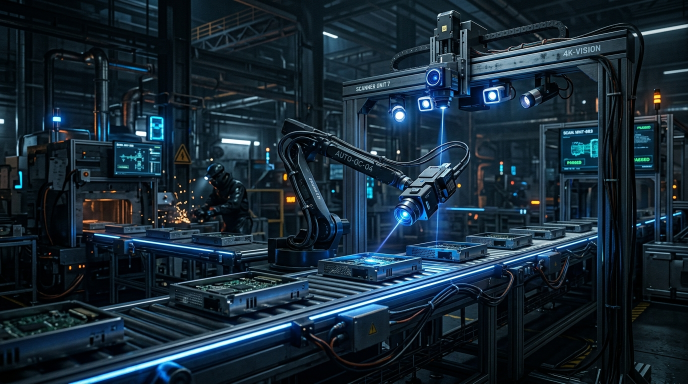
#> input picture frontend/src/assets/factory_bg.jpg, 1376 x 768 px (shown at 1/2 size)
$ python -i object_preprocessing.py   (imports and definitions only)
#> lines starting #> are read from the running program, lines starting #| are printed output that depends on the picture; after the words box and inside, x2 and y2 are one past the last pixel; in counts of white or black regions, pixels touching at a corner belong together
from __future__ import annotations

from pathlib import Path

import cv2
import numpy as np


def read_bgr(image_path: str | Path) -> np.ndarray:
    image = cv2.imread(str(image_path))
    if image is None:
        raise FileNotFoundError(f"Could not read image: {image_path}")
    return image


def largest_component_mask(mask: np.ndarray, *, min_area_ratio: float = 0.002) -> np.ndarray:
    candidate = np.asarray(mask, dtype=np.uint8)
    if candidate.ndim == 3:
        candidate = cv2.cvtColor(candidate, cv2.COLOR_BGR2GRAY)
    candidate = (candidate > 0).astype(np.uint8)
    count, labels, stats, _ = cv2.connectedComponentsWithStats(candidate, connectivity=8)
    if count <= 1:
        return candidate.astype(bool)

    image_area = candidate.shape[0] * candidate.shape[1]
    best_label = 0
    best_area = 0
    for label_index in range(1, count):
        area = int(stats[label_index, cv2.CC_STAT_AREA])
        if area > best_area:
            best_area = area
            best_label = label_index
    if best_area < image_area * min_area_ratio:
        return candidate.astype(bool)
    return (labels == best_label).astype(bool)


def foreground_mask_bgr(image_bgr: np.ndarray) -> np.ndarray:
    """Estimate object pixels for bright-background industrial product images."""
    gray = cv2.cvtColor(image_bgr, cv2.COLOR_BGR2GRAY)
    blurred = cv2.GaussianBlur(gray, (5, 5), 0)
    _, dark_object = cv2.threshold(blurred, 0, 255, cv2.THRESH_BINARY_INV + cv2.THRESH_OTSU)
    dark_object = cv2.morphologyEx(dark_object, cv2.MORPH_OPEN, np.ones((3, 3), np.uint8))
    dark_object = cv2.morphologyEx(dark_object, cv2.MORPH_CLOSE, np.ones((9, 9), np.uint8))
    mask = largest_component_mask(dark_object)
    if np.mean(mask) < 0.01:
        return np.ones(gray.shape, dtype=bool)
    return mask


def bbox_from_mask(
    mask: np.ndarray,
    *,
    padding_ratio: float = 0.15,
    min_size_ratio: float = 0.20,
) -> tuple[int, int, int, int]:
    mask = np.asarray(mask, dtype=bool)
    height, width = mask.shape[:2]
    if not np.any(mask):
        return 0, 0, width, height

    ys, xs = np.where(mask)
    x0, x1 = int(xs.min()), int(xs.max()) + 1
    y0, y1 = int(ys.min()), int(ys.max()) + 1
    box_width = x1 - x0
    box_height = y1 - y0
    min_width = int(round(width * min_size_ratio))
    min_height = int(round(height * min_size_ratio))
    box_width = max(box_width, min_width)
    box_height = max(box_height, min_height)
    center_x = (x0 + x1) // 2
    center_y = (y0 + y1) // 2
    pad = int(round(max(box_width, box_height) * padding_ratio))
    half_width = box_width // 2 + pad
    half_height = box_height // 2 + pad
    return (
        max(0, center_x - half_width),
        max(0, center_y - half_height),
        min(width, center_x + half_width),
        min(height, center_y + half_height),
    )


def crop_to_mask(
    image_bgr: np.ndarray,
    mask: np.ndarray | None = None,
    *,
    padding_ratio: float = 0.15,
    min_size_ratio: float = 0.20,
) -> np.ndarray:
    if mask is None or not np.any(mask):
        mask = foreground_mask_bgr(image_bgr)
        padding_ratio = max(padding_ratio, 0.08)
        min_size_ratio = max(min_size_ratio, 0.60)
    else:
        mask = largest_component_mask(mask)
    x0, y0, x1, y1 = bbox_from_mask(mask, padding_ratio=padding_ratio, min_size_ratio=min_size_ratio)
    return image_bgr[y0:y1, x0:x1].copy()


def align_crop_bgr(image_bgr: np.ndarray, mask: np.ndarray | None = None) -> np.ndarray:
    """Deskew elongated object crops; keep nearly square/texture crops unchanged."""
    if mask is None or not np.any(mask):
        mask = foreground_mask_bgr(image_bgr)
    mask = np.asarray(mask, dtype=np.uint8)
    ys, xs = np.where(mask > 0)
    if len(xs) < 20:
        return image_bgr
    rect = cv2.minAreaRect(np.column_stack([xs, ys]).astype(np.float32))
    (_, _), (box_width, box_height), angle = rect
    long_side = max(box_width, box_height)
    short_side = max(min(box_width, box_height), 1.0)
    if long_side / short_side < 1.4:
        return image_bgr
    if box_width < box_height:
        angle += 90
    if abs(angle) < 3 or abs(angle) > 45:
        return image_bgr
    center = (image_bgr.shape[1] / 2.0, image_bgr.shape[0] / 2.0)
    matrix = cv2.getRotationMatrix2D(center, angle, 1.0)
    return cv2.warpAffine(
        image_bgr,
        matrix,
        (image_bgr.shape[1], image_bgr.shape[0]),
        flags=cv2.INTER_LINEAR,
        borderMode=cv2.BORDER_REPLICATE,
    )


def resize_with_padding(
    image_bgr: np.ndarray,
    size: tuple[int, int] = (320, 320),
    *,
    fill_value: int = 245,
) -> np.ndarray:
    target_width, target_height = size
    height, width = image_bgr.shape[:2]
    if height <= 0 or width <= 0:
        raise ValueError("Cannot resize an empty image crop.")
    scale = min(target_width / width, target_height / height)
    resized_width = max(1, int(round(width * scale)))
    resized_height = max(1, int(round(height * scale)))
    resized = cv2.resize(image_bgr, (resized_width, resized_height), interpolation=cv2.INTER_AREA)
    canvas = np.full((target_height, target_width, 3), fill_value, dtype=np.uint8)
    x0 = (target_width - resized_width) // 2
    y0 = (target_height - resized_height) // 2
    canvas[y0 : y0 + resized_height, x0 : x0 + resized_width] = resized
    return canvas


def enhance_contrast_bgr(image_bgr: np.ndarray) -> np.ndarray:
    lab = cv2.cvtColor(image_bgr, cv2.COLOR_BGR2LAB)
    lightness, channel_a, channel_b = cv2.split(lab)
    clahe = cv2.createCLAHE(clipLimit=1.8, tileGridSize=(8, 8))
    enhanced = clahe.apply(lightness)
    return cv2.cvtColor(cv2.merge((enhanced, channel_a, channel_b)), cv2.COLOR_LAB2BGR)


def prepare_classifier_view(
    image_bgr: np.ndarray,
    defect_mask: np.ndarray | None = None,
    *,
    image_size: int = 320,
    align_object: bool = True,
    contrast_enhance: bool = True,
) -> np.ndarray:
    """Create a cleaner classifier input using the defect mask when available."""
    if defect_mask is not None and defect_mask.shape[:2] != image_bgr.shape[:2]:
        defect_mask = cv2.resize(
            defect_mask.astype(np.uint8),
            (image_bgr.shape[1], image_bgr.shape[0]),
            interpolation=cv2.INTER_NEAREST,
        ).astype(bool)
    crop = crop_to_mask(image_bgr, defect_mask, padding_ratio=0.20, min_size_ratio=0.24)
    if align_object:
        crop_mask = foreground_mask_bgr(crop)
        crop = align_crop_bgr(crop, crop_mask)
    crop = resize_with_padding(crop, (image_size, image_size))
    return enhance_contrast_bgr(crop) if contrast_enhance else crop


def multiscale_gray_views(
    image_bgr: np.ndarray,
    *,
    sizes: tuple[int, ...] = (256, 320, 384),
    crop_object: bool = False,
    align_object: bool = False,
) -> list[np.ndarray]:
    base = crop_to_mask(image_bgr) if crop_object else image_bgr
    if align_object:
        base = align_crop_bgr(base)
    views = []
    for size in sizes:
        resized = resize_with_padding(base, (size, size)) if crop_object else cv2.resize(base, (size, size))
        gray = cv2.cvtColor(resized, cv2.COLOR_BGR2GRAY)
        denoised = cv2.GaussianBlur(gray, (5, 5), 0)
        views.append(denoised.astype(np.float32))
    return views

>>> import cv2
>>> picture = cv2.imread('../frontend/src/assets/factory_bg.jpg')
#> picture is the input picture: shape (768, 1376, 3); mean B, G, R 53.8, 41.3, 24.1
>>> result = prepare_classifier_view(picture)
#> in foreground_mask_bgr, `gray = cv2.cvtColor(image_bgr, cv2.COLOR_BGR2GRAY)`:
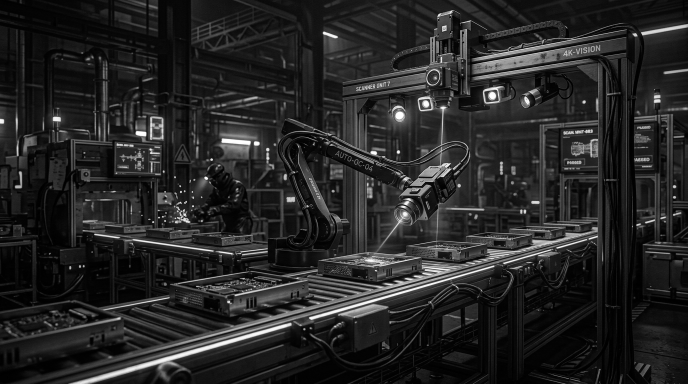
#> gray: shape (768, 1376) (shown at 1/2 size); min 0, max 255, mean 37.6
#> in foreground_mask_bgr, `_, dark_object = cv2.threshold(blurred, 0, 255, cv2.THRESH_BINARY_INV ..`:
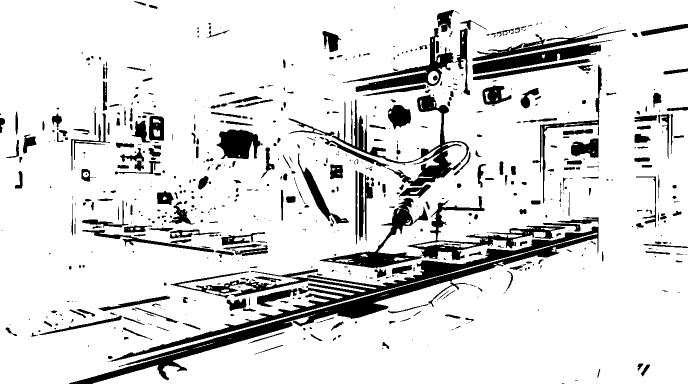
#> dark_object: shape (768, 1376) (shown at 1/2 size); 86.6% white; 682 black regions (349 under 20 px), largest, box (x1, y1, x2, y2) and area: (138, 453, 1197, 768) 36859, (664, 189, 938, 372) 8436, (815, 392, 1131, 521) 6271
#> in foreground_mask_bgr, `dark_object = cv2.morphologyEx(dark_object, cv2.MORPH_OPEN, np.ones((3..`: dark_object: shape (768, 1376); 86.2% white; 570 black regions (290 under 20 px), largest, box (x1, y1, x2, y2) and area: (138, 392, 1197, 768) 54052, (577, 189, 941, 372) 9681, (686, 20, 973, 192) 9183
#> in foreground_mask_bgr, `dark_object = cv2.morphologyEx(dark_object, cv2.MORPH_CLOSE, np.ones((..`: dark_object: shape (768, 1376); 92.5% white; 99 black regions, largest, box (x1, y1, x2, y2) and area: (617, 454, 1197, 645) 17002, (150, 637, 582, 768) 8001, (945, 88, 1202, 148) 5545
#> in largest_component_mask, `count, labels, stats, _ = cv2.connectedComponentsWithStats(candidate, ..`:
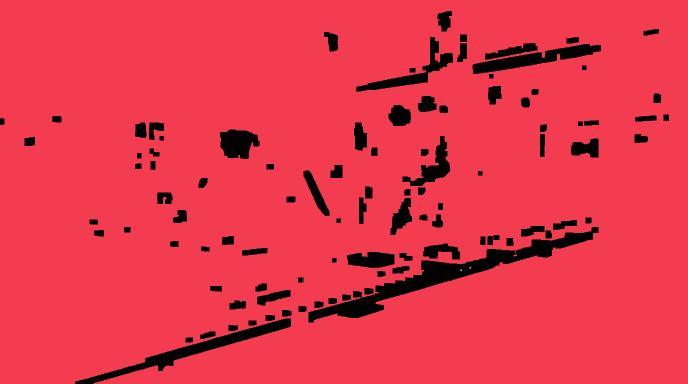
#> labels: shape (768, 1376) int32 (shown at 1/2 size); 4 distinct labels, from 0 to 3; one colour per label, 0 black
#> in largest_component_mask, `count, labels, stats, _ = cv2.connectedComponentsWithStats(candidate, ..`: count = 4; stats = [[0, 22, 1338, 746, 79234], [0, 0, 1376, 768, 977516], [939, 534, 3, 3, 9], [921, 539, 3, 3, 9]]
#> the loop in largest_component_mask, `for label_index in range(1, count):` made 3 passes
#> (area, best_area) on pass 1: (977516, 977516)
#> after the loop in largest_component_mask, `for label_index in range(1, count):`: best_area = 977516; best_label = 1
#> in largest_component_mask, `return (labels == best_label).astype(bool)`: returned value: shape (768, 1376) bool; 92.5% white; 99 black regions, largest, box (x1, y1, x2, y2) and area: (617, 454, 1197, 645) 17020, (150, 637, 582, 768) 8001, (945, 88, 1202, 148) 5545
#> in bbox_from_mask, `x0, x1 = int(xs.min()), int(xs.max()) + 1`: x0 = 0; x1 = 1376
#> in bbox_from_mask, `y0, y1 = int(ys.min()), int(ys.max()) + 1`: y0 = 0; y1 = 768
#> in bbox_from_mask, `box_width = x1 - x0`: box_width = 1376
#> in bbox_from_mask, `box_height = y1 - y0`: box_height = 768
#> in bbox_from_mask, `center_x = (x0 + x1) // 2`: center_x = 688
#> in bbox_from_mask, `center_y = (y0 + y1) // 2`: center_y = 384
#> in bbox_from_mask, `pad = int(round(max(box_width, box_height) * padding_ratio))`: pad = 275
#> in bbox_from_mask, `half_width = box_width // 2 + pad`: half_width = 963
#> in bbox_from_mask, `half_height = box_height // 2 + pad`: half_height = 659
#> in crop_to_mask, `x0, y0, x1, y1 = bbox_from_mask(mask, padding_ratio=padding_ratio, min..`: x0 = 0; x1 = 1376; y1 = 768
#> the loop in largest_component_mask (call 2), `for label_index in range(1, count):` made 3 passes
#> in align_crop_bgr, `rect = cv2.minAreaRect(np.column_stack([xs, ys]).astype(np.float32))`: rect = ((687.5, 383.5), (767, 1375), -90)
#> in align_crop_bgr, `(_, _), (box_width, box_height), angle = rect`: box_width = 767; box_height = 1375; angle = -90
#> in align_crop_bgr, `long_side = max(box_width, box_height)`: long_side = 1375
#> in align_crop_bgr, `short_side = max(min(box_width, box_height), 1.0)`: short_side = 767
#> in align_crop_bgr, `angle += 90`: angle = 0
#> in enhance_contrast_bgr, `lab = cv2.cvtColor(image_bgr, cv2.COLOR_BGR2LAB)`: lab: shape (320, 320, 3); mean of channels 0, 1, 2 130.8, 126.8, 122.8
#> in enhance_contrast_bgr, `lightness, channel_a, channel_b = cv2.split(lab)`:
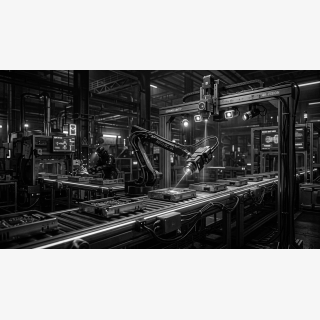
#> lightness: shape (320, 320); min 0, max 255, mean 130.8
#> in enhance_contrast_bgr, `lightness, channel_a, channel_b = cv2.split(lab)`:
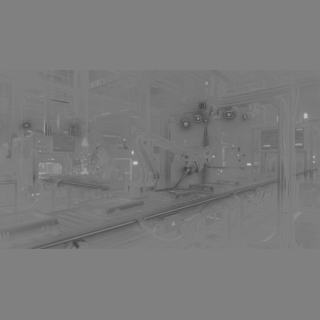
#> channel_b: shape (320, 320); min 64, max 203, mean 122.8
#> in enhance_contrast_bgr, `enhanced = clahe.apply(lightness)`:
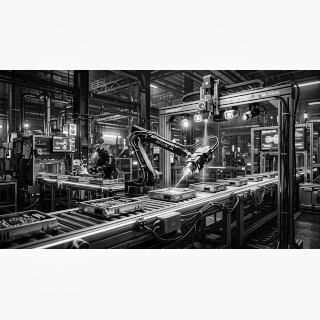
#> enhanced: shape (320, 320); min 1, max 255, mean 147.3
#> in enhance_contrast_bgr, `return cv2.cvtColor(cv2.merge((enhanced, channel_a, channel_b)), cv2.C..`:
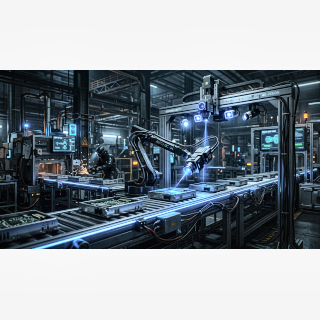
#> returned value: shape (320, 320, 3); mean B, G, R 153.6, 146.4, 137.6
